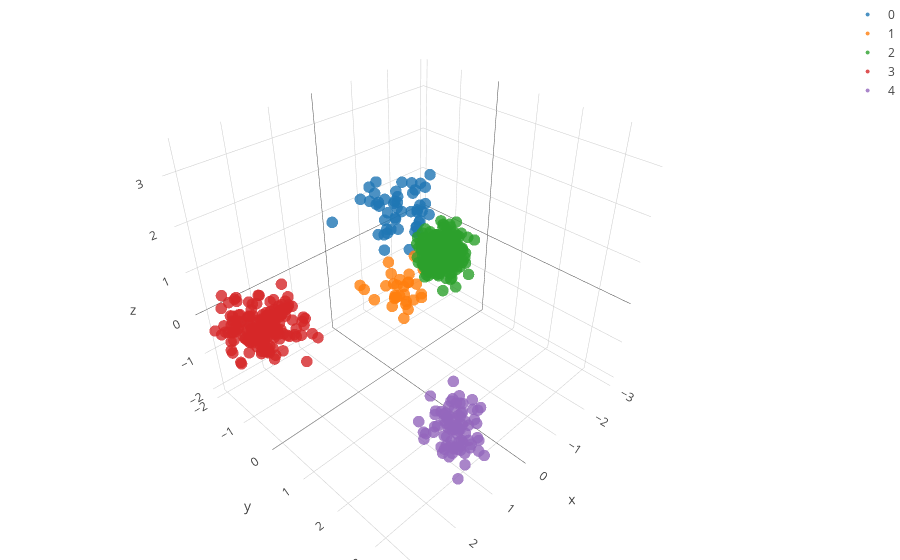

Notebook code cell kept with this figure:
### Code cell
fig_data= [go.Scatter3d(
        x = features[[x for x in range(sum(Sizes)) if labels[x] == i],0],
        y = features[[x for x in range(sum(Sizes)) if labels[x] == i],1],
        z = features[[x for x in range(sum(Sizes)) if labels[x] == i],2],
        type='scatter3d',
        mode= "markers",
        marker= {
        'line': {'width': 0},
        'size': 4,
        'symbol': 'circle',
      "opacity": .8
      },
      name= str(i)
    ) for i in range(N_pops)]


layout = go.Layout(
    margin=dict(
        l=0,
        r=0,
        b=0,
        t=0
    )
)

fig = go.Figure(data=fig_data, layout=layout)
iplot(fig)
